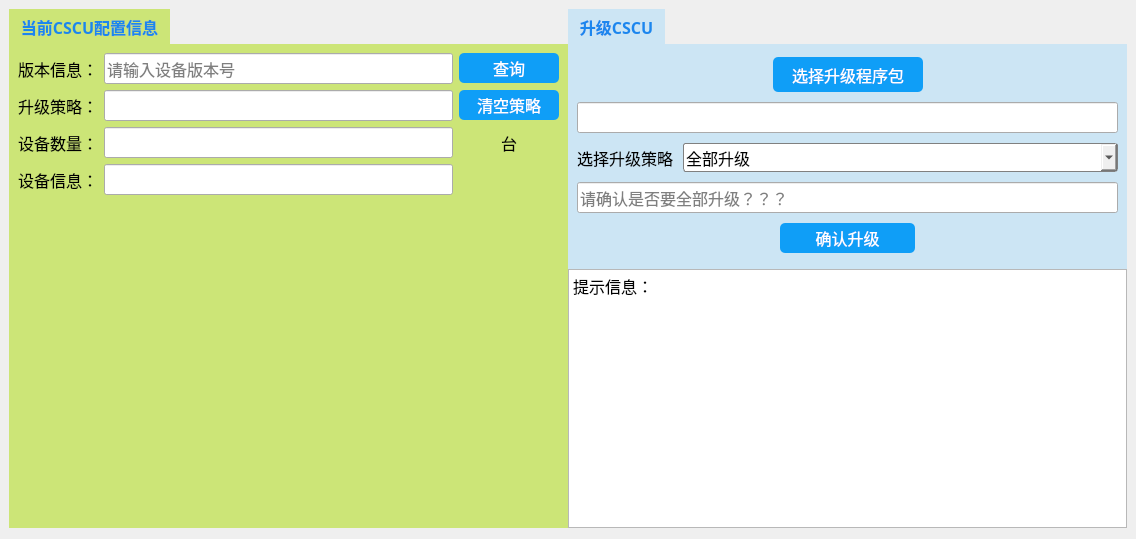
<?xml version="1.0" encoding="UTF-8"?>
<ui version="4.0">
 <class>deviceUpgrade</class>
 <widget class="QWidget" name="deviceUpgrade">
  <property name="geometry">
   <rect>
    <x>0</x>
    <y>0</y>
    <width>1136</width>
    <height>539</height>
   </rect>
  </property>
  <property name="windowTitle">
   <string>Form</string>
  </property>
  <property name="styleSheet">
   <string notr="true">font:12pt;
font-family:Microsoft Yahei;
</string>
  </property>
  <layout class="QGridLayout" name="gridLayout">
   <property name="leftMargin">
    <number>9</number>
   </property>
   <property name="topMargin">
    <number>9</number>
   </property>
   <property name="rightMargin">
    <number>9</number>
   </property>
   <property name="spacing">
    <number>0</number>
   </property>
   <item row="0" column="0">
    <layout class="QVBoxLayout" name="verticalLayout_2">
     <item>
      <widget class="QTabWidget" name="infoTableWidget">
       <property name="font">
        <font>
         <family>Microsoft Yahei</family>
         <pointsize>12</pointsize>
         <weight>50</weight>
         <italic>false</italic>
         <bold>false</bold>
        </font>
       </property>
       <property name="cursor">
        <cursorShape>ArrowCursor</cursorShape>
       </property>
       <property name="mouseTracking">
        <bool>false</bool>
       </property>
       <property name="tabletTracking">
        <bool>false</bool>
       </property>
       <property name="acceptDrops">
        <bool>false</bool>
       </property>
       <property name="toolTip">
        <string>&lt;html&gt;&lt;head/&gt;&lt;body&gt;&lt;p&gt;当前版本信息&lt;/p&gt;&lt;/body&gt;&lt;/html&gt;</string>
       </property>
       <property name="accessibleName">
        <string>&lt;html&gt;&lt;head/&gt;&lt;body&gt;&lt;p&gt;test&lt;/p&gt;&lt;/body&gt;&lt;/html&gt;</string>
       </property>
       <property name="styleSheet">
        <string notr="true">QTabWidget::pane { /* The tab widget frame */  
    border:none;  
    position: absolute;  
	background-color:#cce577;

} 

QTabBar::tab
{
	background:#92d0f2;
	color:white;
}

QTabBar::tab:hover{
background:qlineargradient(spread:pad, x1:0, y1:0, x2:1, y2:0, stop:0 #47b4f6, stop:1 #00cdff);
}

QTabBar::tab:selected{
	background:#cce577;
	color:#1C86EE;
	font:bold;
}


</string>
       </property>
       <property name="tabPosition">
        <enum>QTabWidget::North</enum>
       </property>
       <property name="tabShape">
        <enum>QTabWidget::Rounded</enum>
       </property>
       <property name="currentIndex">
        <number>0</number>
       </property>
       <property name="iconSize">
        <size>
         <width>30</width>
         <height>30</height>
        </size>
       </property>
       <property name="elideMode">
        <enum>Qt::ElideNone</enum>
       </property>
       <property name="usesScrollButtons">
        <bool>false</bool>
       </property>
       <property name="documentMode">
        <bool>false</bool>
       </property>
       <property name="tabsClosable">
        <bool>false</bool>
       </property>
       <property name="movable">
        <bool>false</bool>
       </property>
       <property name="tabBarAutoHide">
        <bool>false</bool>
       </property>
       <widget class="QWidget" name="infoCSCUTable">
        <attribute name="title">
         <string>当前CSCU配置信息</string>
        </attribute>
        <layout class="QGridLayout" name="gridLayout_5">
         <item row="2" column="0">
          <spacer name="verticalSpacer_2">
           <property name="orientation">
            <enum>Qt::Vertical</enum>
           </property>
           <property name="sizeHint" stdset="0">
            <size>
             <width>20</width>
             <height>40</height>
            </size>
           </property>
          </spacer>
         </item>
         <item row="0" column="0">
          <layout class="QGridLayout" name="gridLayout_4">
           <item row="0" column="0">
            <widget class="QLabel" name="label_2">
             <property name="font">
              <font>
               <family>Microsoft Yahei</family>
               <pointsize>12</pointsize>
               <weight>50</weight>
               <italic>false</italic>
               <bold>false</bold>
              </font>
             </property>
             <property name="text">
              <string>版本信息：</string>
             </property>
            </widget>
           </item>
           <item row="0" column="1">
            <widget class="QLineEdit" name="lineEdit_2">
             <property name="font">
              <font>
               <family>Microsoft Yahei</family>
               <pointsize>12</pointsize>
               <weight>50</weight>
               <italic>false</italic>
               <bold>false</bold>
              </font>
             </property>
             <property name="placeholderText">
              <string>请输入设备版本号</string>
             </property>
            </widget>
           </item>
           <item row="0" column="2">
            <widget class="QPushButton" name="fileCheckButton">
             <property name="minimumSize">
              <size>
               <width>100</width>
               <height>30</height>
              </size>
             </property>
             <property name="maximumSize">
              <size>
               <width>100</width>
               <height>30</height>
              </size>
             </property>
             <property name="font">
              <font>
               <family>Microsoft Yahei</family>
               <pointsize>12</pointsize>
               <weight>50</weight>
               <italic>false</italic>
               <bold>false</bold>
              </font>
             </property>
             <property name="styleSheet">
              <string notr="true">QPushButton
{
    font-family:Microsoft Yahei;
    color:white;
    background-color:#0f9ef7;
    border-radius:5px;
	font: 12pt;
}

QPushButton:hover
{
    background-color:deepskyblue;
}

QPushButton:pressed
{
    background-color:deepskyblue;
    padding-left:4px;
    padding-top:4px;
}
QPushButton:unpressed
{
    background-color:rgb(0 , 100 , 0);
    padding-left:4px;
    padding-top:4px;
}</string>
             </property>
             <property name="text">
              <string>查询</string>
             </property>
             <property name="iconSize">
              <size>
               <width>35</width>
               <height>35</height>
              </size>
             </property>
            </widget>
           </item>
           <item row="1" column="0">
            <widget class="QLabel" name="label_3">
             <property name="font">
              <font>
               <family>Microsoft Yahei</family>
               <pointsize>12</pointsize>
               <weight>50</weight>
               <italic>false</italic>
               <bold>false</bold>
              </font>
             </property>
             <property name="text">
              <string>升级策略：</string>
             </property>
             <property name="alignment">
              <set>Qt::AlignRight|Qt::AlignTrailing|Qt::AlignVCenter</set>
             </property>
            </widget>
           </item>
           <item row="1" column="1">
            <widget class="QLineEdit" name="lineEdit_3"/>
           </item>
           <item row="1" column="2">
            <widget class="QPushButton" name="fileCheckButton_2">
             <property name="minimumSize">
              <size>
               <width>100</width>
               <height>30</height>
              </size>
             </property>
             <property name="maximumSize">
              <size>
               <width>100</width>
               <height>30</height>
              </size>
             </property>
             <property name="font">
              <font>
               <family>Microsoft Yahei</family>
               <pointsize>12</pointsize>
               <weight>50</weight>
               <italic>false</italic>
               <bold>false</bold>
              </font>
             </property>
             <property name="styleSheet">
              <string notr="true">QPushButton
{
    font-family:Microsoft Yahei;
    color:white;
    background-color:#0f9ef7;
    border-radius:5px;
	font: 12pt;
}

QPushButton:hover
{
    background-color:deepskyblue;
}

QPushButton:pressed
{
    background-color:deepskyblue;
    padding-left:4px;
    padding-top:4px;
}
QPushButton:unpressed
{
    background-color:rgb(0 , 100 , 0);
    padding-left:4px;
    padding-top:4px;
}</string>
             </property>
             <property name="text">
              <string>清空策略</string>
             </property>
             <property name="iconSize">
              <size>
               <width>35</width>
               <height>35</height>
              </size>
             </property>
            </widget>
           </item>
           <item row="2" column="1">
            <widget class="QLineEdit" name="lineEdit_4"/>
           </item>
           <item row="3" column="1">
            <widget class="QLineEdit" name="lineEdit_7"/>
           </item>
           <item row="2" column="2">
            <widget class="QLabel" name="label">
             <property name="text">
              <string>台</string>
             </property>
             <property name="alignment">
              <set>Qt::AlignCenter</set>
             </property>
            </widget>
           </item>
           <item row="2" column="0">
            <widget class="QLabel" name="label_5">
             <property name="font">
              <font>
               <family>Microsoft Yahei</family>
               <pointsize>12</pointsize>
               <weight>50</weight>
               <italic>false</italic>
               <bold>false</bold>
              </font>
             </property>
             <property name="text">
              <string>设备数量：</string>
             </property>
             <property name="alignment">
              <set>Qt::AlignRight|Qt::AlignTrailing|Qt::AlignVCenter</set>
             </property>
            </widget>
           </item>
           <item row="3" column="0">
            <widget class="QLabel" name="label_4">
             <property name="font">
              <font>
               <family>Microsoft Yahei</family>
               <pointsize>12</pointsize>
               <weight>50</weight>
               <italic>false</italic>
               <bold>false</bold>
              </font>
             </property>
             <property name="text">
              <string>设备信息：</string>
             </property>
             <property name="alignment">
              <set>Qt::AlignRight|Qt::AlignTrailing|Qt::AlignVCenter</set>
             </property>
            </widget>
           </item>
          </layout>
         </item>
        </layout>
       </widget>
      </widget>
     </item>
     <item>
      <layout class="QHBoxLayout" name="horizontalLayout"/>
     </item>
    </layout>
   </item>
   <item row="0" column="1">
    <layout class="QVBoxLayout" name="verticalLayout_4">
     <property name="sizeConstraint">
      <enum>QLayout::SetMaximumSize</enum>
     </property>
     <item>
      <widget class="QTabWidget" name="upgradeTableWidget">
       <property name="font">
        <font>
         <family>Microsoft Yahei</family>
         <pointsize>12</pointsize>
         <weight>50</weight>
         <italic>false</italic>
         <bold>false</bold>
        </font>
       </property>
       <property name="toolTip">
        <string>&lt;html&gt;&lt;head/&gt;&lt;body&gt;&lt;p&gt;升级类型选择&lt;/p&gt;&lt;/body&gt;&lt;/html&gt;</string>
       </property>
       <property name="accessibleName">
        <string>&lt;html&gt;&lt;head/&gt;&lt;body&gt;&lt;p&gt;test&lt;/p&gt;&lt;/body&gt;&lt;/html&gt;</string>
       </property>
       <property name="layoutDirection">
        <enum>Qt::LeftToRight</enum>
       </property>
       <property name="styleSheet">
        <string notr="true">QTabWidget::pane { /* The tab widget frame */  
    border:none;  
    position: absolute;  
	background-color:#cce5f4;

} 

QTabBar::tab
{
	background:#92d0f2;
	color:white;
}

QTabBar::tab:hover{
background:qlineargradient(spread:pad, x1:0, y1:0, x2:1, y2:0, stop:0 #47b4f6, stop:1 #00cdff);
}

QTabBar::tab:selected{
	background:#cce5f4;
	color:#1C86EE;
	font:bold;
}


</string>
       </property>
       <property name="tabPosition">
        <enum>QTabWidget::North</enum>
       </property>
       <property name="tabShape">
        <enum>QTabWidget::Rounded</enum>
       </property>
       <property name="currentIndex">
        <number>0</number>
       </property>
       <property name="iconSize">
        <size>
         <width>30</width>
         <height>30</height>
        </size>
       </property>
       <property name="elideMode">
        <enum>Qt::ElideNone</enum>
       </property>
       <property name="usesScrollButtons">
        <bool>false</bool>
       </property>
       <property name="documentMode">
        <bool>false</bool>
       </property>
       <property name="tabsClosable">
        <bool>false</bool>
       </property>
       <property name="movable">
        <bool>false</bool>
       </property>
       <property name="tabBarAutoHide">
        <bool>false</bool>
       </property>
       <widget class="QWidget" name="upgradeCSCUTable">
        <attribute name="title">
         <string>升级CSCU</string>
        </attribute>
        <layout class="QGridLayout" name="gridLayout_2">
         <item row="0" column="0">
          <layout class="QHBoxLayout" name="horizontalLayout_8">
           <item>
            <spacer name="horizontalSpacer">
             <property name="orientation">
              <enum>Qt::Horizontal</enum>
             </property>
             <property name="sizeHint" stdset="0">
              <size>
               <width>40</width>
               <height>20</height>
              </size>
             </property>
            </spacer>
           </item>
           <item>
            <widget class="QPushButton" name="selectFileButton">
             <property name="minimumSize">
              <size>
               <width>150</width>
               <height>35</height>
              </size>
             </property>
             <property name="maximumSize">
              <size>
               <width>150</width>
               <height>35</height>
              </size>
             </property>
             <property name="font">
              <font>
               <family>Microsoft Yahei</family>
               <pointsize>12</pointsize>
               <weight>50</weight>
               <italic>false</italic>
               <bold>false</bold>
              </font>
             </property>
             <property name="styleSheet">
              <string notr="true">QPushButton
{
    font-family:Microsoft Yahei;
    color:white;
    background-color:#0f9ef7;
    border-radius:5px;
	font: 12pt;
}

QPushButton:hover
{
    background-color:deepskyblue;
}

QPushButton:pressed
{
    background-color:deepskyblue;
    padding-left:4px;
    padding-top:4px;
}
QPushButton:unpressed
{
    background-color:rgb(0 , 100 , 0);
    padding-left:4px;
    padding-top:4px;
}</string>
             </property>
             <property name="text">
              <string>选择升级程序包</string>
             </property>
             <property name="iconSize">
              <size>
               <width>35</width>
               <height>35</height>
              </size>
             </property>
             <property name="autoExclusive">
              <bool>false</bool>
             </property>
             <property name="autoDefault">
              <bool>false</bool>
             </property>
            </widget>
           </item>
           <item>
            <spacer name="horizontalSpacer_2">
             <property name="orientation">
              <enum>Qt::Horizontal</enum>
             </property>
             <property name="sizeHint" stdset="0">
              <size>
               <width>40</width>
               <height>20</height>
              </size>
             </property>
            </spacer>
           </item>
          </layout>
         </item>
         <item row="1" column="0">
          <layout class="QHBoxLayout" name="horizontalLayout_5">
           <item>
            <widget class="QLineEdit" name="pathInfoLine">
             <property name="font">
              <font>
               <family>Microsoft Yahei</family>
               <pointsize>12</pointsize>
               <weight>50</weight>
               <italic>false</italic>
               <bold>false</bold>
              </font>
             </property>
            </widget>
           </item>
          </layout>
         </item>
         <item row="2" column="0">
          <layout class="QHBoxLayout" name="horizontalLayout_4">
           <item>
            <widget class="QLabel" name="label_8">
             <property name="minimumSize">
              <size>
               <width>100</width>
               <height>0</height>
              </size>
             </property>
             <property name="maximumSize">
              <size>
               <width>100</width>
               <height>16777215</height>
              </size>
             </property>
             <property name="font">
              <font>
               <family>Microsoft Yahei</family>
               <pointsize>12</pointsize>
               <weight>50</weight>
               <italic>false</italic>
               <bold>false</bold>
              </font>
             </property>
             <property name="layoutDirection">
              <enum>Qt::RightToLeft</enum>
             </property>
             <property name="text">
              <string>选择升级策略</string>
             </property>
             <property name="alignment">
              <set>Qt::AlignLeading|Qt::AlignLeft|Qt::AlignVCenter</set>
             </property>
            </widget>
           </item>
           <item>
            <widget class="QComboBox" name="comboBox">
             <property name="styleSheet">
              <string notr="true">QComboBox
{
    border: 1px solid gray;
    border-radius: 3px;
    padding: 1px 2px 1px 2px;  
    min-width: 9em;   
}</string>
             </property>
             <item>
              <property name="text">
               <string>全部升级</string>
              </property>
             </item>
             <item>
              <property name="text">
               <string>按站地址升级</string>
              </property>
             </item>
             <item>
              <property name="text">
               <string>按版本号升级</string>
              </property>
             </item>
            </widget>
           </item>
          </layout>
         </item>
         <item row="3" column="0">
          <layout class="QHBoxLayout" name="horizontalLayout_3">
           <item>
            <widget class="QLineEdit" name="stationLineEdit">
             <property name="font">
              <font>
               <family>Microsoft Yahei</family>
               <pointsize>12</pointsize>
               <weight>50</weight>
               <italic>false</italic>
               <bold>false</bold>
              </font>
             </property>
             <property name="text">
              <string/>
             </property>
             <property name="placeholderText">
              <string>请确认是否要全部升级？？？</string>
             </property>
            </widget>
           </item>
          </layout>
         </item>
         <item row="4" column="0">
          <layout class="QHBoxLayout" name="horizontalLayout_2">
           <item>
            <spacer name="horizontalSpacer_6">
             <property name="orientation">
              <enum>Qt::Horizontal</enum>
             </property>
             <property name="sizeHint" stdset="0">
              <size>
               <width>40</width>
               <height>20</height>
              </size>
             </property>
            </spacer>
           </item>
           <item>
            <widget class="QPushButton" name="pushButton">
             <property name="enabled">
              <bool>true</bool>
             </property>
             <property name="minimumSize">
              <size>
               <width>135</width>
               <height>30</height>
              </size>
             </property>
             <property name="maximumSize">
              <size>
               <width>135</width>
               <height>30</height>
              </size>
             </property>
             <property name="font">
              <font>
               <family>Microsoft Yahei</family>
               <pointsize>12</pointsize>
               <weight>50</weight>
               <italic>false</italic>
               <bold>false</bold>
              </font>
             </property>
             <property name="styleSheet">
              <string notr="true">QPushButton
{
    font-family:Microsoft Yahei;
    color:white;
    background-color:#0f9ef7;
    border-radius:5px;
	font: 12pt;
}

QPushButton:hover
{
    background-color:deepskyblue;
}

QPushButton:pressed
{
    background-color:deepskyblue;
    padding-left:4px;
    padding-top:4px;
}
QPushButton:unpressed
{
    background-color:rgb(0 , 100 , 0);
    padding-left:4px;
    padding-top:4px;
}</string>
             </property>
             <property name="text">
              <string>确认升级</string>
             </property>
             <property name="iconSize">
              <size>
               <width>35</width>
               <height>35</height>
              </size>
             </property>
             <property name="checkable">
              <bool>false</bool>
             </property>
             <property name="autoDefault">
              <bool>false</bool>
             </property>
             <property name="default">
              <bool>false</bool>
             </property>
             <property name="flat">
              <bool>false</bool>
             </property>
            </widget>
           </item>
           <item>
            <spacer name="horizontalSpacer_7">
             <property name="orientation">
              <enum>Qt::Horizontal</enum>
             </property>
             <property name="sizeHint" stdset="0">
              <size>
               <width>40</width>
               <height>20</height>
              </size>
             </property>
            </spacer>
           </item>
          </layout>
         </item>
        </layout>
       </widget>
      </widget>
     </item>
     <item>
      <widget class="QTextBrowser" name="messageBrower">
       <property name="font">
        <font>
         <family>Microsoft Yahei</family>
         <pointsize>12</pointsize>
         <weight>50</weight>
         <italic>false</italic>
         <bold>false</bold>
        </font>
       </property>
       <property name="contextMenuPolicy">
        <enum>Qt::DefaultContextMenu</enum>
       </property>
       <property name="sizeAdjustPolicy">
        <enum>QAbstractScrollArea::AdjustIgnored</enum>
       </property>
       <property name="html">
        <string>&lt;!DOCTYPE HTML PUBLIC &quot;-//W3C//DTD HTML 4.0//EN&quot; &quot;http://www.w3.org/TR/REC-html40/strict.dtd&quot;&gt;
&lt;html&gt;&lt;head&gt;&lt;meta name=&quot;qrichtext&quot; content=&quot;1&quot; /&gt;&lt;style type=&quot;text/css&quot;&gt;
p, li { white-space: pre-wrap; }
&lt;/style&gt;&lt;/head&gt;&lt;body style=&quot; font-family:'Microsoft Yahei'; font-size:12pt; font-weight:400; font-style:normal;&quot;&gt;
&lt;p style=&quot; margin-top:0px; margin-bottom:0px; margin-left:0px; margin-right:0px; -qt-block-indent:0; text-indent:0px;&quot;&gt;&lt;span style=&quot; font-family:'SimSun';&quot;&gt;提示信息：&lt;/span&gt;&lt;/p&gt;&lt;/body&gt;&lt;/html&gt;</string>
       </property>
      </widget>
     </item>
    </layout>
   </item>
  </layout>
 </widget>
 <resources/>
 <connections/>
</ui>
